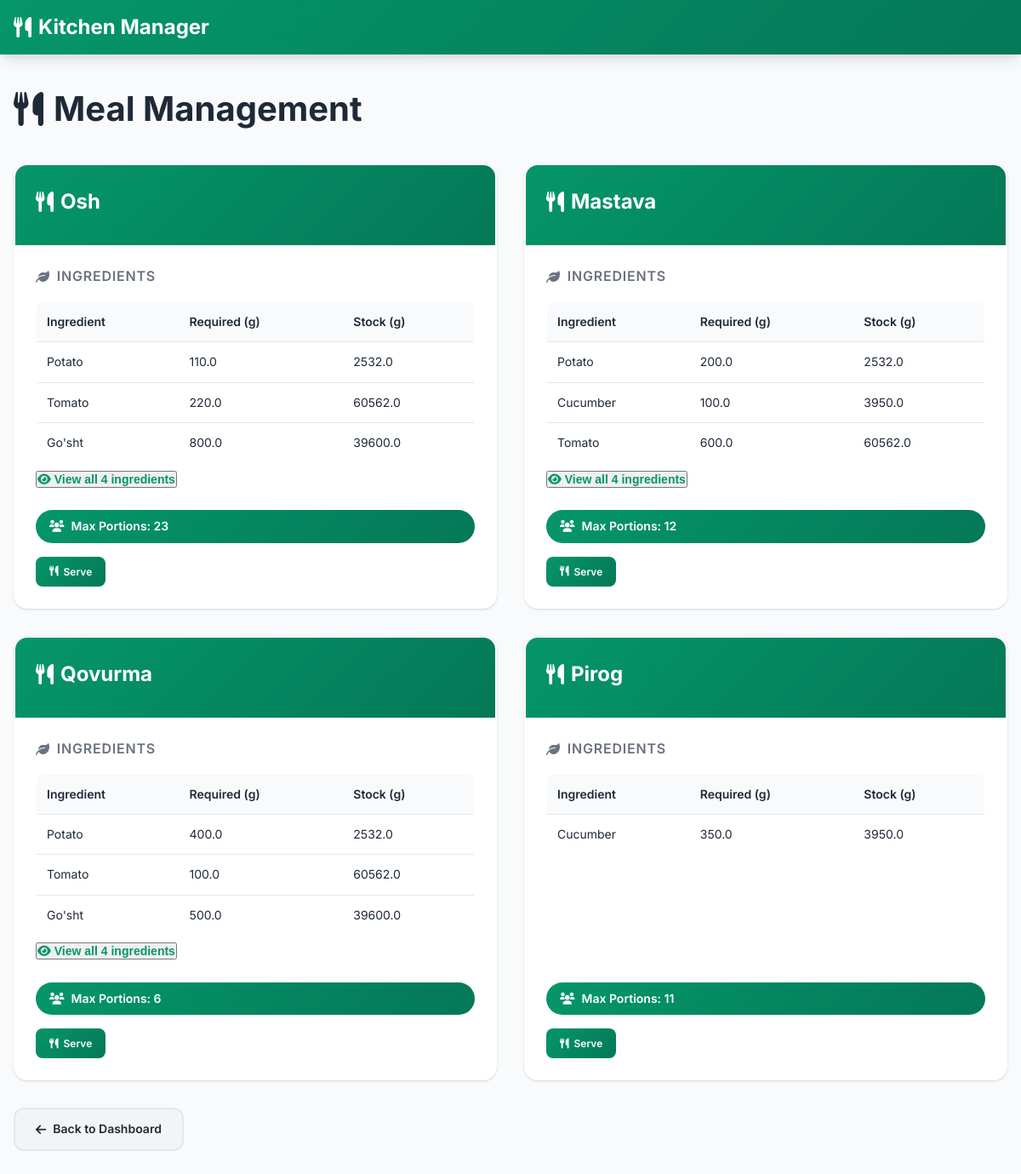
Screenshot of /mine/meals/ with the database file from the repository.
### mine/models.py (models this page shows, shortened)
class Meal(models.Model):
    name = models.CharField(max_length=100)
    ingredients = models.ManyToManyField(
        Ingredient,
        through='MealIngredient',
        related_name='meals'
    )
    def total_ingredients(self):
        return self.mealingredient_set.all()
    def get_max_portions(self):
        portions_list = []
        for mi in self.mealingredient_set.all():
            stock = mi.ingredient.stock_quantity
            required = mi.quantity
            if required == 0:
                continue
            portions = stock / required
            portions_list.append(portions)
        if not portions_list:
            return 0
        return math.floor(min(portions_list))

class MealIngredient(models.Model):
    meal = models.ForeignKey(Meal, on_delete=models.CASCADE)
    ingredient = models.ForeignKey(Ingredient, on_delete=models.CASCADE)
    quantity = models.FloatField()  # quantity required for this ingredient in this meal

class Ingredient(models.Model):
    name = models.CharField(max_length=100)
    stock_quantity = models.FloatField(default=0)  # current stock in grams (or your unit)
    treshold_quantity = models.PositiveBigIntegerField(default=1000)
    created_by = models.ForeignKey(User, on_delete=models.SET_NULL, null=True, blank=True)
    created_at = models.DateTimeField(auto_now_add=True)

### mine/views.py (the view)
# urls.py: path('meals/', views.meal_list, name='meal_list'),
def meal_list(request):
    meals = Meal.objects.all()
    return render(request, 'meal_list.html', {'meals': meals})

### templates/meal_list.html (shortened to what this page needs)
{% extends 'base.html' %}
{% block content %}
<div class="page-header flex justify-between items-center">
    <h1 class="page-title">
        <i class="fas fa-utensils"></i>
        Meal Management
    </h1>
</div>
{% if meals %}
<div class="meals-grid">
    {% for meal in meals %}
    <article class="meal-card">
        <div class="meal-header">
            <h2 class="meal-name">
                <i class="fas fa-utensils"></i>
                {{ meal.name }}
            </h2>
        </div>
        <div class="meal-body">
            <div class="ingredients-section">
                <h3 class="section-title">
                    <i class="fas fa-leaf"></i>
                    Ingredients
                </h3>
                <table class="ingredients-table">
                    <thead>
                        <tr>
                            <th>Ingredient</th>
                            <th>Required (g)</th>
                            <th>Stock (g)</th>
                        </tr>
                    </thead>
                    <tbody>
                        {% for mi in meal.total_ingredients|slice:":3" %}
                        <tr {% if mi.ingredient.stock_quantity < mi.quantity %}class="ingredient-low-stock"{% endif %}>
                            <td>{{ mi.ingredient.name }}</td>
                            <td>{{ mi.quantity }}</td>
                            <td>{{ mi.ingredient.stock_quantity }}</td>
                        </tr>
                        {% endfor %}
                    </tbody>
                </table>
                {% if meal.total_ingredients|length > 3 %}
                <button
                    type="button"
                    onclick="document.getElementById('modal-{{ meal.id }}').classList.remove('hidden')"
                    class="view-all-btn"
                >
                    <i class="fas fa-eye"></i>
                    View all {{ meal.total_ingredients|length }} ingredients
                </button>
                {% endif %}
            </div>
            <div class="portions-badge">
                <i class="fas fa-users"></i>
                Max Portions: {{ meal.get_max_portions }}
            </div>
            <div class="meal-actions">
                {% if meal.get_max_portions > 0 %}
                <a href="{% url 'serve_meal' meal.id %}" class="btn-small btn-serve">
                    <i class="fas fa-utensils"></i>
                    Serve
                </a>
                {% else %}
                <span class="btn-small btn-disabled">
                    <i class="fas fa-ban"></i>
                    Cannot Serve
                </span>
                {% endif %}
            </div>
        </div>
    </article>
    {% endfor %}
</div>
{% endif %}
<div class="mt-4">
    <a href="{% url 'dashboard' %}" class="btn btn-secondary">
        <i class="fas fa-arrow-left"></i>
        Back to Dashboard
    </a>
</div>
{% endblock %}

### templates/base.html (shortened to what this page needs)
<!DOCTYPE html>
<html lang="en">
<head>
    <link href="https://cdnjs.cloudflare.com/ajax/libs/font-awesome/6.0.0/css/all.min.css" rel="stylesheet">
</head>
<body>
    <nav class="navbar">
        <div class="navbar-container">
            <a href="{% if user.profile.role == 'admin' or user.profile.role == 'manager' and user.is_authenticated %}{% url 'dashboard' %}{% elif user.profile.role == 'chef' and user.is_authenticated %}{% url 'meal_list' %}{% else %}{% url 'login' %}{% endif %}" class="navbar-brand">
                <i class="fas fa-utensils"></i>
                Kitchen Manager
            </a>
        </div>
    </nav>
    <main class="main-content">
        <div class="container">
            {% block content %}{% endblock %}
        </div>
    </main>
</body>
</html>

### templates/base.html (style rules this page uses)
:root { --primary-color: #059669; --primary-dark: #047857; --secondary-color: #f59e0b; --accent-color: #dc2626; --text-primary: #1f2937; --text-secondary: #6b7280; --surface-color: #ffffff; --background-color: #f9fafb; --border-color: #e5e7eb; --shadow: 0 1px 3px 0 rgba(0, 0, 0, 0.1), 0 1px 2px 0 rgba(0, 0, 0, 0.06); --shadow-lg: 0 10px 15px -3px rgba(0, 0, 0, 0.1), 0 4px 6px -2px rgba(0, 0, 0, 0.05); }
* { margin: 0; padding: 0; box-sizing: border-box; }
body { font-family: 'Inter', sans-serif; background-color: var(--background-color); color: var(--text-primary); line-height: 1.6; }
.navbar { background: linear-gradient(135deg, var(--primary-color), var(--primary-dark)); box-shadow: var(--shadow-lg); position: sticky; top: 0; z-index: 1000; }
.navbar-container { max-width: 1200px; margin: 0 auto; padding: 0 1rem; display: flex; align-items: center; justify-content: space-between; height: 4rem; }
.navbar-brand { color: white; text-decoration: none; font-size: 1.5rem; font-weight: 700; display: flex; align-items: center; gap: 0.5rem; }
.main-content { min-height: calc(100vh - 4rem); padding: 2rem 1rem; }
.container { max-width: 1200px; margin: 0 auto; }
.btn { display: inline-flex; align-items: center; gap: 0.5rem; padding: 0.75rem 1.5rem; border: none; border-radius: 0.75rem; font-weight: 600; text-decoration: none; cursor: pointer; transition: all 0.2s; font-size: 0.875rem; }
.btn-secondary { background-color: #f3f4f6; color: var(--text-primary); border: 2px solid var(--border-color); }

### templates/meal_list.html (style rules this page uses)
.page-header { margin-bottom: 2rem; }
.page-title { font-size: 2.5rem; font-weight: 700; color: var(--text-primary); margin-bottom: 0.5rem; display: flex; align-items: center; gap: 0.75rem; }
.meals-grid { display: grid; grid-template-columns: repeat(auto-fill, minmax(400px, 1fr)); gap: 2rem; margin-bottom: 2rem; }
.meal-card { background: var(--surface-color); border-radius: 1rem; box-shadow: var(--shadow); overflow: hidden; transition: all 0.3s; border: 2px solid transparent; display: flex; flex-direction: column; min-height: 500px; }
.meal-header { background: linear-gradient(135deg, var(--primary-color), var(--primary-dark)); color: white; padding: 1.5rem; }
.meal-name { font-size: 1.5rem; font-weight: 700; margin-bottom: 0.5rem; display: flex; align-items: center; gap: 0.5rem; }
.meal-body { padding: 1.5rem; flex: 1; display: flex; flex-direction: column; }
.ingredients-section { flex: 1; margin-bottom: 1.5rem; }
.section-title { font-size: 1rem; font-weight: 600; color: var(--text-secondary); margin-bottom: 1rem; text-transform: uppercase; letter-spacing: 0.05em; display: flex; align-items: center; gap: 0.5rem; }
.ingredients-table { width: 100%; border-collapse: collapse; border-radius: 0.5rem; overflow: hidden; border: 1px solid var(--border-color); font-size: 0.875rem; }
.ingredients-table th { background: #f8fafc; padding: 0.75rem; text-align: left; font-weight: 600; color: var(--text-primary); border-bottom: 1px solid var(--border-color); }
.ingredients-table td { padding: 0.75rem; border-bottom: 1px solid var(--border-color); }
.ingredients-table tr:last-child td { border-bottom: none; }
.view-all-btn { color: var(--primary-color); font-size: 0.875rem; font-weight: 600; text-decoration: none; margin-top: 0.5rem; display: inline-flex; align-items: center; gap: 0.25rem; transition: all 0.2s; }
.portions-badge { background: linear-gradient(135deg, var(--primary-color), var(--primary-dark)); color: white; padding: 0.5rem 1rem; border-radius: 2rem; font-weight: 600; font-size: 0.875rem; display: inline-flex; align-items: center; gap: 0.5rem; margin-bottom: 1rem; }
.meal-actions { display: flex; gap: 0.75rem; flex-wrap: wrap; }
.btn-small { padding: 0.5rem 1rem; font-size: 0.75rem; border-radius: 0.5rem; font-weight: 600; text-decoration: none; cursor: pointer; transition: all 0.2s; display: inline-flex; align-items: center; gap: 0.375rem; border: none; }
.btn-serve { background: linear-gradient(135deg, var(--primary-color), var(--primary-dark)); color: white; }

### rows the page displays
Meal: name "Osh", total_ingredients|length "4", get_max_portions "23", shows "Serve"
MealIngredient: ingredient.name "Potato", quantity "110.0", ingredient.stock_quantity "2532.0"
MealIngredient: ingredient.name "Tomato", quantity "220.0", ingredient.stock_quantity "60562.0"
MealIngredient: ingredient.name "Go'sht", quantity "800.0", ingredient.stock_quantity "39600.0"
Meal: name "Mastava", total_ingredients|length "4", get_max_portions "12", shows "Serve"
MealIngredient: ingredient.name "Potato", quantity "200.0", ingredient.stock_quantity "2532.0"
MealIngredient: ingredient.name "Cucumber", quantity "100.0", ingredient.stock_quantity "3950.0"
MealIngredient: ingredient.name "Tomato", quantity "600.0", ingredient.stock_quantity "60562.0"
Meal: name "Qovurma", total_ingredients|length "4", get_max_portions "6", shows "Serve"
MealIngredient: ingredient.name "Potato", quantity "400.0", ingredient.stock_quantity "2532.0"
MealIngredient: ingredient.name "Tomato", quantity "100.0", ingredient.stock_quantity "60562.0"
MealIngredient: ingredient.name "Go'sht", quantity "500.0", ingredient.stock_quantity "39600.0"
Meal: name "Pirog", get_max_portions "11", shows "Serve"
MealIngredient: ingredient.name "Cucumber", quantity "350.0", ingredient.stock_quantity "3950.0"
